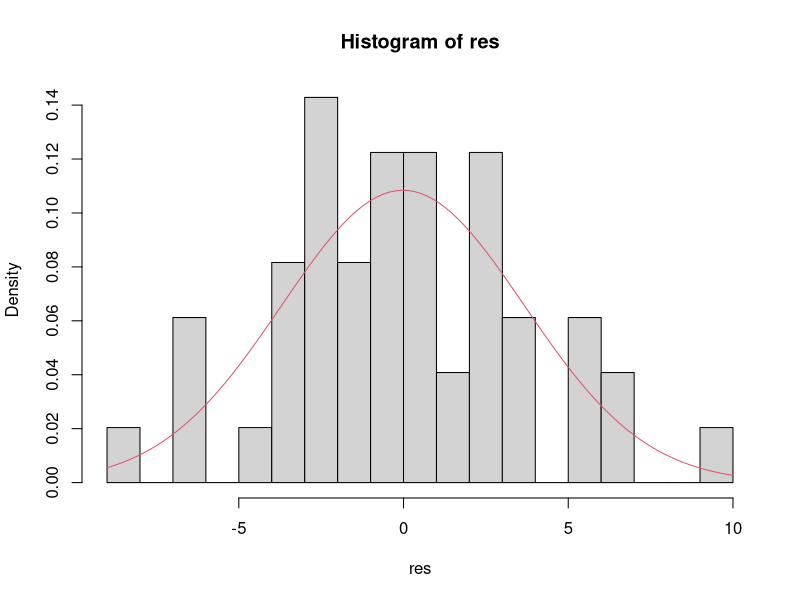
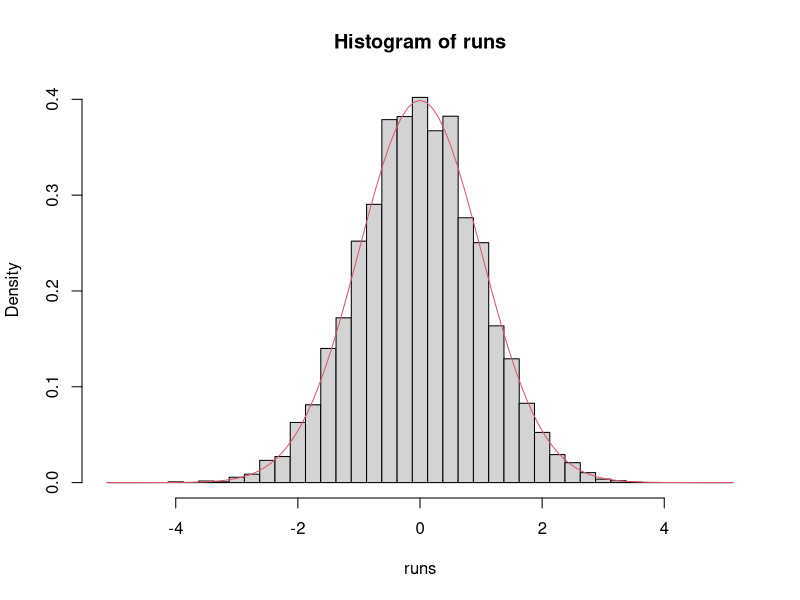

These figures' R source, in order:
setwd("C:\\Users\\stapperm\\Dropbox\\Arbeit\\Econometrics 2\\uebung\\SS2018\\Vorlesung B4")
res <- read.csv2("LifeSavings_Resid.csv")[,2]
hist(res, freq = F, breaks = 20)
f <- function(x) dnorm(x, mean(res), sd(res))
curve(f, col = 2, add = T)
# Passt nicht sehr gut...


wdh <- 10000
n <- 10000
set.seed(08052018)
runs <- replicate(wdh,{
  sqrt(n)*(mean(rbinom(n = n, size = 1, prob = 0.5)) - 0.5)/sqrt(0.25)
})

m <- ceiling(max(abs(runs)))
brks <- seq(-m - 0.125, m + 0.125, by = 0.25)
hist(runs, freq = F, breaks = brks)
curve(dnorm, add = T, col = 2)


